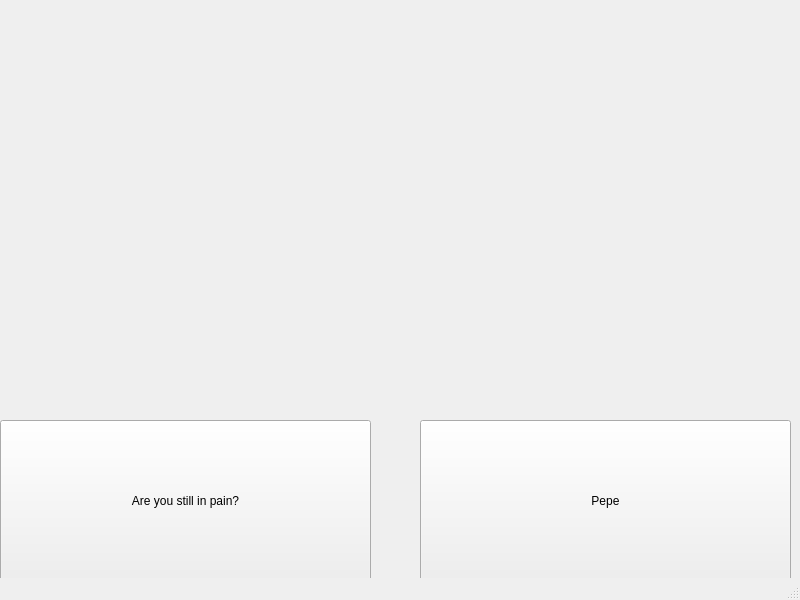
<?xml version="1.0" encoding="UTF-8"?>
<ui version="4.0">
 <class>MainWindow</class>
 <widget class="QMainWindow" name="MainWindow">
  <property name="geometry">
   <rect>
    <x>0</x>
    <y>0</y>
    <width>800</width>
    <height>600</height>
   </rect>
  </property>
  <property name="windowTitle">
   <string>MainWindow</string>
  </property>
  <widget class="QWidget" name="centralwidget">
   <widget class="QLabel" name="photo">
    <property name="geometry">
     <rect>
      <x>7</x>
      <y>4</y>
      <width>791</width>
      <height>411</height>
     </rect>
    </property>
    <property name="text">
     <string/>
    </property>
    <property name="pixmap">
     <pixmap>imgs/areyoustillinpain.jpg</pixmap>
    </property>
    <property name="scaledContents">
     <bool>true</bool>
    </property>
   </widget>
   <widget class="QPushButton" name="changeToPhoto_1">
    <property name="geometry">
     <rect>
      <x>0</x>
      <y>420</y>
      <width>371</width>
      <height>161</height>
     </rect>
    </property>
    <property name="text">
     <string>Are you still in pain?</string>
    </property>
   </widget>
   <widget class="QPushButton" name="changeToPhoto_2">
    <property name="geometry">
     <rect>
      <x>420</x>
      <y>420</y>
      <width>371</width>
      <height>161</height>
     </rect>
    </property>
    <property name="text">
     <string>Pepe</string>
    </property>
   </widget>
  </widget>
  <widget class="QMenuBar" name="menubar">
   <property name="geometry">
    <rect>
     <x>0</x>
     <y>0</y>
     <width>800</width>
     <height>20</height>
    </rect>
   </property>
  </widget>
  <widget class="QStatusBar" name="statusbar"/>
 </widget>
 <resources/>
 <connections/>
</ui>
